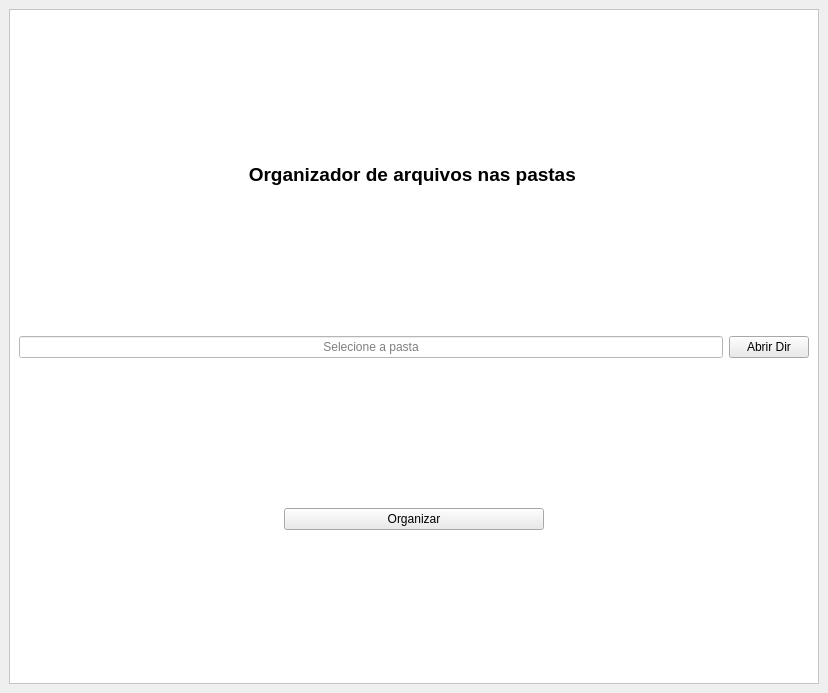
<?xml version="1.0" encoding="UTF-8"?>
<ui version="4.0">
 <class>MainWindow</class>
 <widget class="QMainWindow" name="MainWindow">
  <property name="geometry">
   <rect>
    <x>0</x>
    <y>0</y>
    <width>828</width>
    <height>693</height>
   </rect>
  </property>
  <property name="windowTitle">
   <string>MainWindow</string>
  </property>
  <widget class="QWidget" name="centralwidget">
   <layout class="QVBoxLayout" name="verticalLayout_2">
    <item>
     <widget class="QFrame" name="frame">
      <property name="styleSheet">
       <string notr="true">background-color:rgb(255, 255, 255)</string>
      </property>
      <property name="frameShape">
       <enum>QFrame::StyledPanel</enum>
      </property>
      <property name="frameShadow">
       <enum>QFrame::Raised</enum>
      </property>
      <layout class="QVBoxLayout" name="verticalLayout">
       <item>
        <widget class="QLabel" name="label">
         <property name="styleSheet">
          <string notr="true"/>
         </property>
         <property name="text">
          <string>&lt;html&gt;
&lt;head/&gt;
&lt;body&gt;
&lt;p align=&quot;center&quot;&gt;
&lt;img src=&quot;C:\Auto\OrganizadorArquivos\_imgs\icone.png&quot;&gt;
&lt;/p&gt;
&lt;p align=&quot;center&quot;&gt;
&lt;span style=&quot; font-size:14pt; font-weight:600;&quot;&gt;
Organizador de arquivos nas pastas&lt;/span&gt;
&lt;/p&gt;
&lt;/body&gt;
&lt;/html&gt;</string>
         </property>
        </widget>
       </item>
       <item>
        <layout class="QHBoxLayout" name="horizontalLayout_2">
         <item>
          <widget class="QLineEdit" name="text_path">
           <property name="alignment">
            <set>Qt::AlignCenter</set>
           </property>
           <property name="placeholderText">
            <string>Selecione a pasta</string>
           </property>
          </widget>
         </item>
         <item>
          <widget class="QPushButton" name="btn_open">
           <property name="styleSheet">
            <string notr="true">QPushButton{border-top-radius:15px; background-color:rgb(234, 234, 234)}
QPushButton:hover{color:#fff, background-color: rgb(0, 157, 235)}</string>
           </property>
           <property name="text">
            <string>Abrir Dir</string>
           </property>
          </widget>
         </item>
        </layout>
       </item>
       <item>
        <layout class="QHBoxLayout" name="horizontalLayout">
         <item>
          <widget class="QWidget" name="widget" native="true">
           <widget class="QLabel" name="label_3">
            <property name="geometry">
             <rect>
              <x>160</x>
              <y>10</y>
              <width>151</width>
              <height>111</height>
             </rect>
            </property>
            <property name="text">
             <string/>
            </property>
           </widget>
          </widget>
         </item>
         <item>
          <widget class="QPushButton" name="btn_exec">
           <property name="cursor">
            <cursorShape>PointingHandCursor</cursorShape>
           </property>
           <property name="styleSheet">
            <string notr="true">QPushButton{border-top-radius:15px; background-color:rgb(234, 234, 234)}</string>
           </property>
           <property name="text">
            <string>Organizar</string>
           </property>
          </widget>
         </item>
         <item>
          <widget class="QLabel" name="label_2">
           <property name="text">
            <string/>
           </property>
          </widget>
         </item>
        </layout>
       </item>
      </layout>
     </widget>
    </item>
   </layout>
  </widget>
 </widget>
 <resources/>
 <connections/>
</ui>
